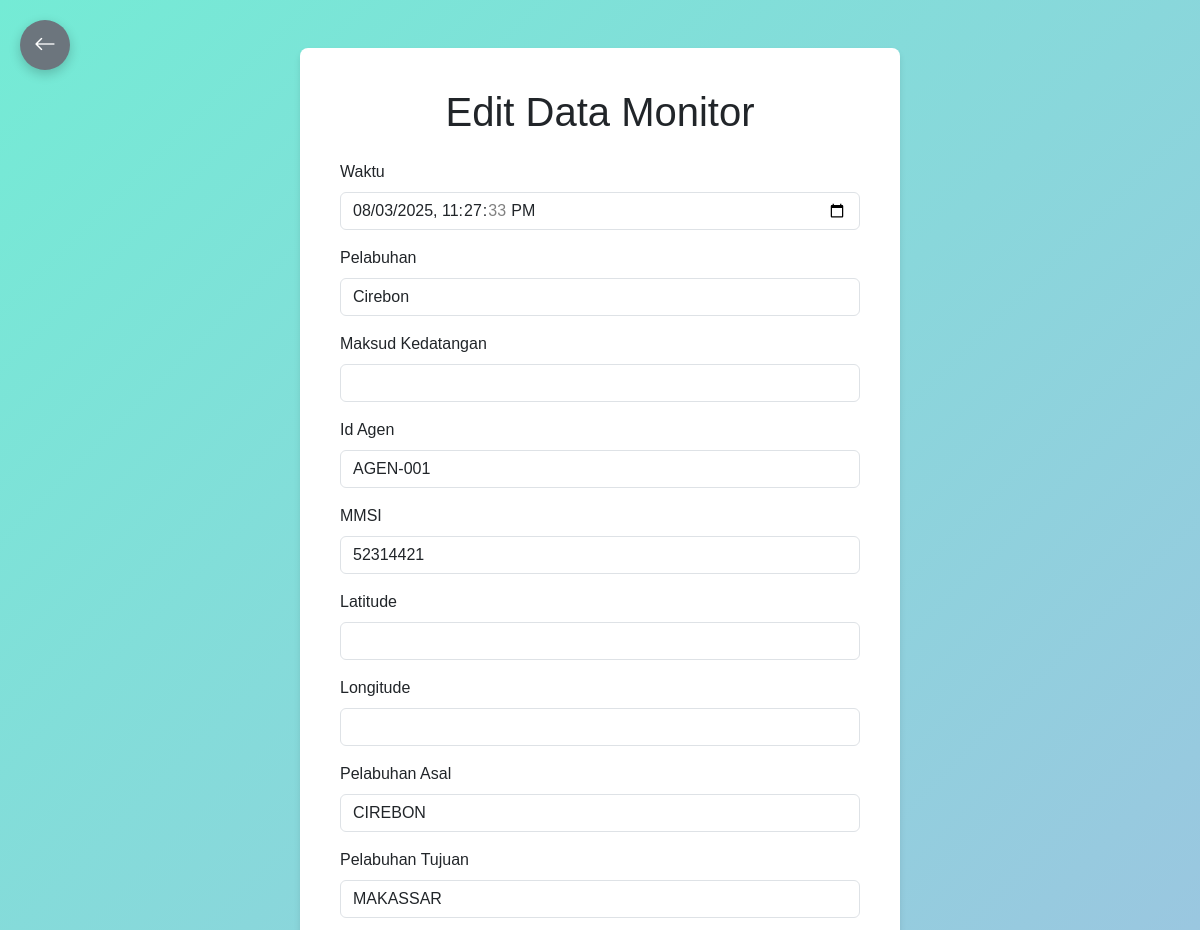
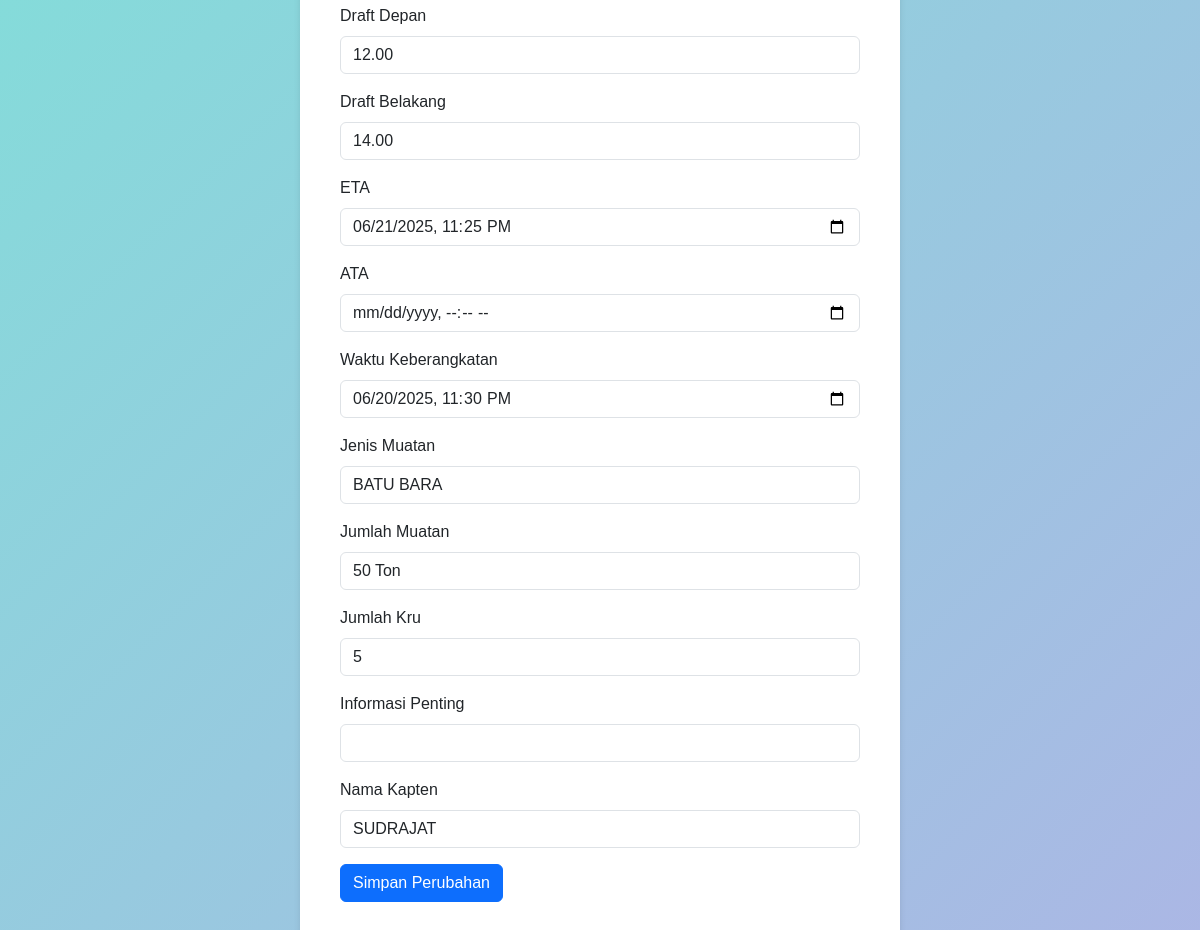
Screenshot of /UI/edit_monitor.php?id=1 (signed in) with the database file from the repository (2 pictures, top to bottom).
### tables this page shows
CREATE TABLE `data_monitor` (
  `id_monitor` int(11) NOT NULL,
  `id_petugas` varchar(100) NOT NULL,
  `waktu` datetime DEFAULT current_timestamp(),
  `id_agen` varchar(20) DEFAULT NULL,
  `MMSI` int(11) NOT NULL,
  `pelabuhan_asal` varchar(50) NOT NULL,
  `pelabuhan_tujuan` varchar(50) NOT NULL,
  `ETA` datetime DEFAULT NULL,
  `jenis_muatan` varchar(50) NOT NULL,
  `jumlah_muatan` varchar(25) NOT NULL,
  `jumlah_kru` int(11) NOT NULL,
  `keterangan` enum('In','Out','Passing') DEFAULT 'Passing',
  `info_penting` varchar(200) DEFAULT NULL,
  `pelabuhan` enum('Cirebon','Patimban','Indramayu') DEFAULT 'Cirebon',
  `ATA` datetime DEFAULT NULL,
  `waktu_keberangkatan` datetime DEFAULT NULL,
  `maksud_kedatangan` varchar(100) DEFAULT NULL,
  `draft_depan` decimal(10,2) DEFAULT NULL,
  `draft_belakang` decimal(10,2) DEFAULT NULL,
  `nama_kapten` varchar(25) DEFAULT NULL,
  `latitude` varchar(10) DEFAULT NULL,
  `longitude` varchar(10) DEFAULT NULL
);

### UI/edit_monitor.php (the view, shortened to what this page needs)
<?php
include 'koneksi.php';
$id_monitor = $_GET['id'];
$sql = "SELECT * FROM data_monitor WHERE id_monitor = '$id_monitor'";
$result = mysqli_query($conn, $sql);
$data = mysqli_fetch_assoc($result);
?>
<!DOCTYPE html>
<html lang="en">
<head>
    <link href="https://cdn.jsdelivr.net/npm/bootstrap@5.3.0-alpha1/dist/css/bootstrap.min.css" rel="stylesheet">
    <link href="https://cdn.jsdelivr.net/npm/bootstrap-icons/font/bootstrap-icons.css" rel="stylesheet">
</head>
<body>
<a href="data_monitor.php" class="btn btn-back">
    <i class="bi bi-arrow-left"></i>
</a>
    <div class="container mt-5">
        <h1 class="text-center mb-4">Edit Data Monitor</h1>
        <form method="POST" action="edit_monitor.php?id=<?= $id_monitor; ?>">
            <div class="mb-3">
                <label for="waktu" class="form-label">Waktu</label>
                <input type="datetime-local" class="form-control" id="waktu" name="waktu"
                       value="<?= htmlspecialchars($data['waktu']); ?>" required>
            </div>
            <div class="mb-3">
                <label for="pelabuhan" class="form-label">Pelabuhan</label>
                <input type="text" class="form-control" id="pelabuhan" name="pelabuhan"
                       value="<?= htmlspecialchars($data['pelabuhan']); ?>" required>
            </div>
            <div class="mb-3">
                <label for="maksud_kedatangan" class="form-label">Maksud Kedatangan</label>
                <input type="text" class="form-control" id="maksud_kedatangan" name="maksud_kedatangan"
                       value="<?= htmlspecialchars($data['maksud_kedatangan']); ?>">
            </div>
            <div class="mb-3">
                <label for="id_agen" class="form-label">Id Agen</label>
                <input type="text" class="form-control" id="id_agen" name="id_agen"
                       value="<?= htmlspecialchars($data['id_agen']); ?>">
            </div>
            <div class="mb-3">
                <label for="MMSI" class="form-label">MMSI</label>
                <input type="text" class="form-control" id="MMSI" name="MMSI"
                       value="<?= htmlspecialchars($data['MMSI']); ?>" required>
            </div>
            <div class="mb-3">
                <label for="latitude" class="form-label">Latitude</label>
                <input type="text" class="form-control" id="latitude" name="latitude"
                       value="<?= htmlspecialchars($data['latitude']); ?>">
            </div>
            <div class="mb-3">
                <label for="longitude" class="form-label">Longitude</label>
                <input type="text" class="form-control" id="longitude" name="longitude"
                       value="<?= htmlspecialchars($data['longitude']); ?>">
            </div>
            <div class="mb-3">
                <label for="pelabuhan_asal" class="form-label">Pelabuhan Asal</label>
                <input type="text" class="form-control" id="pelabuhan_asal" name="pelabuhan_asal"
                       value="<?= htmlspecialchars($data['pelabuhan_asal']); ?>" required>
            </div>
            <div class="mb-3">
                <label for="pelabuhan_tujuan" class="form-label">Pelabuhan Tujuan</label>
                <input type="text" class="form-control" id="pelabuhan_tujuan" name="pelabuhan_tujuan"
                       value="<?= htmlspecialchars($data['pelabuhan_tujuan']); ?>" required>
            </div>
            <div class="mb-3">
                <label for="draft_depan" class="form-label">Draft Depan</label>
                <input type="number" class="form-control" id="draft_depan" name="draft_depan"
                       value="<?= htmlspecialchars($data['draft_depan']); ?>">
            </div>
            <div class="mb-3">
                <label for="draft_belakang" class="form-label">Draft Belakang</label>
                <input type="number" class="form-control" id="draft_belakang" name="draft_belakang"
                       value="<?= htmlspecialchars($data['draft_belakang']); ?>">
            </div>
            <div class="mb-3">
                <label for="ETA" class="form-label">ETA</label>
                <input type="datetime-local" class="form-control" id="ETA" name="ETA"
                       value="<?= htmlspecialchars($data['ETA']); ?>">
            </div>
            <div class="mb-3">
                <label for="ATA" class="form-label">ATA</label>
                <input type="datetime-local" class="form-control" id="ATA" name="ATA"
                       value="<?= htmlspecialchars($data['ATA']); ?>">
            </div>
            <div class="mb-3">
                <label for="waktu_keberangkatan" class="form-label">Waktu Keberangkatan</label>
                <input type="datetime-local" class="form-control" id="waktu_keberangkatan" name="waktu_keberangkatan"
                       value="<?= htmlspecialchars($data['waktu_keberangkatan']); ?>">
            </div>
            <div class="mb-3">
                <label for="jenis_muatan" class="form-label">Jenis Muatan</label>
                <input type="text" class="form-control" id="jenis_muatan" name="jenis_muatan"
                       value="<?= htmlspecialchars($data['jenis_muatan']); ?>" required>
            </div>
            <div class="mb-3">
                <label for="jumlah_muatan" class="form-label">Jumlah Muatan</label>
                <input type="text" class="form-control" id="jumlah_muatan" name="jumlah_muatan"
                       value="<?= htmlspecialchars($data['jumlah_muatan']); ?>" required>
            </div>
            <div class="mb-3">
                <label for="jumlah_kru" class="form-label">Jumlah Kru</label>
                <input type="number" class="form-control" id="jumlah_kru" name="jumlah_kru"
                       value="<?= htmlspecialchars($data['jumlah_kru']); ?>" required>
            </div>
            <div class="mb-3">
                <label for="info_penting" class="form-label">Informasi Penting</label>
                <input type="text" class="form-control" id="info_penting" name="info_penting"
                       value="<?= htmlspecialchars($data['info_penting']); ?>">
            </div>
            <div class="mb-3">
                <label for="nama_kapten" class="form-label">Nama Kapten</label>
                <input type="text" class="form-control" id="nama_kapten" name="nama_kapten"
                       value="<?= htmlspecialchars($data['nama_kapten']); ?>">
            </div>
            <button type="submit" class="btn btn-primary">Simpan Perubahan</button>
        </form>
    </div>
</body>
</html>

### UI/edit_monitor.php (style rules this page uses)
body { background: linear-gradient(135deg, #74ebd5 0%, #acb6e5 100%); font-family: 'Poppins', sans-serif; min-height: 100vh; padding-bottom: 50px; }
.container { max-width: 600px; padding: 40px; background-color: #ffffff; border-radius: 8px; box-shadow: 0 4px 6px rgba(0, 0, 0, 0.1); }
.btn-back { position: fixed; top: 20px; left: 20px; width: 50px; height: 50px; background: #6c757d; color: white; border-radius: 50%; display: flex; justify-content: center; align-items: center; font-size: 22px; border: none; box-shadow: 0 4px 12px rgba(0, 0, 0, 0.2); z-index: 999; transition: 0.3s; }

### rows the page displays
data_monitor: waktu "08/03/2025 23:27:33", pelabuhan "Cirebon", id_agen "AGEN-001", MMSI "52314421", pelabuhan_asal "CIREBON", pelabuhan_tujuan "MAKASSAR", draft_depan "12.00", draft_belakang "14.00", ETA "06/21/2025 23:25", waktu_keberangkatan "06/20/2025 23:30", jenis_muatan "BATU BARA", jumlah_muatan "50 Ton", jumlah_kru "5", nama_kapten "SUDRAJAT"
